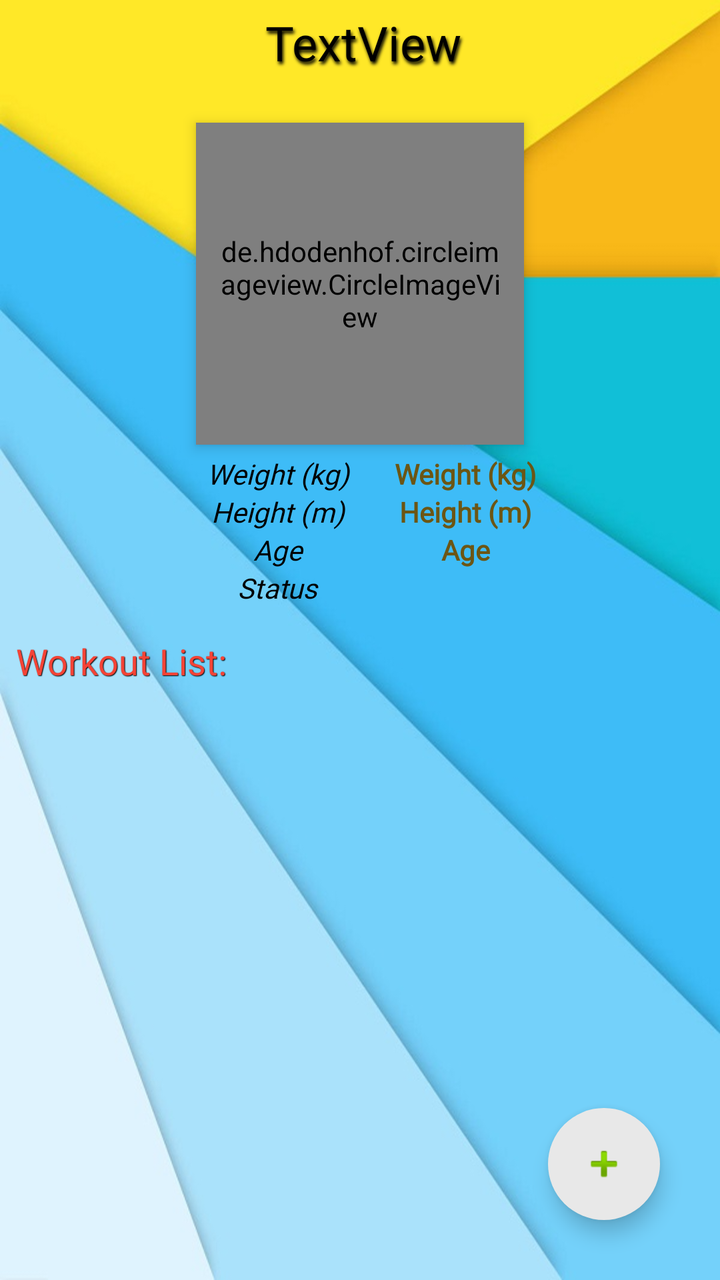
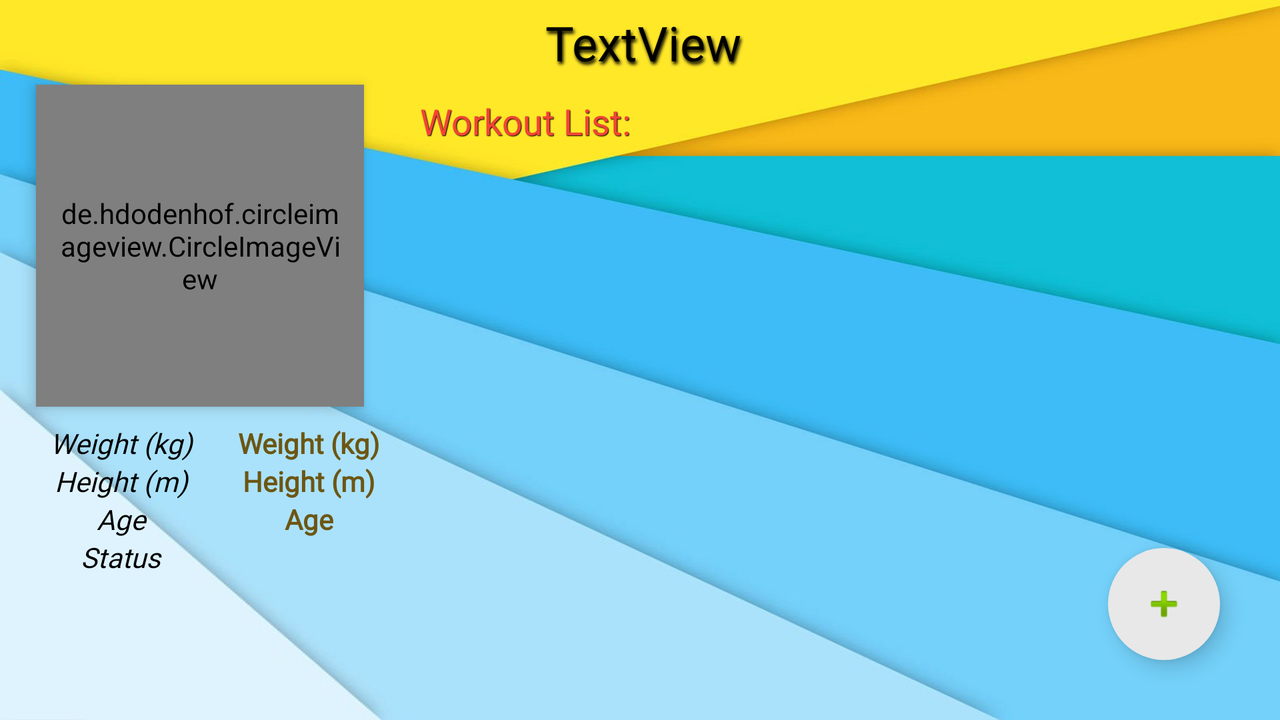

The same Android screen from two of the app's own layout files: first res/layout/ as a phone draws it, then the repository's variant for another configuration, drawn on a device whose configuration selects that folder. Both files follow.
<!-- AndroidManifest.xml: application theme AppTheme -->
<!-- res/layout/activity_client_details.xml -->
<?xml version="1.0" encoding="utf-8"?>
<RelativeLayout xmlns:android="http://schemas.android.com/apk/res/android"
    xmlns:app="http://schemas.android.com/apk/res-auto"
    xmlns:tools="http://schemas.android.com/tools"
    android:layout_width="match_parent"
    android:layout_height="match_parent"
    android:background="@drawable/background_texture_3"
    android:gravity="center_horizontal"
    tools:context=".Activities.ClientDetailsActivity">


    <LinearLayout
            android:layout_width="match_parent"
            android:layout_height="wrap_content"
            android:orientation="vertical" />


        <de.hdodenhof.circleimageview.CircleImageView
            android:id="@+id/detailProfileImage"
            android:layout_width="164dp"
            android:layout_height="161dp"
            android:layout_below="@+id/detailName"
            android:layout_centerHorizontal="true"
            android:layout_marginTop="24dp"
            android:background="@drawable/background_texture_3"
            android:elevation="4dp"
            android:paddingHorizontal="10dp"
            android:paddingVertical="5dp"
            android:src="@drawable/blank_profile_picture"
            app:civ_border_color="#272727"
            tools:layout_conversion_absoluteHeight="214dp"
            tools:layout_conversion_absoluteWidth="309dp"
            tools:layout_editor_absoluteX="59dp"
            tools:layout_editor_absoluteY="32dp" />

        <TextView
            android:id="@+id/detailName"
            android:layout_width="412dp"
            android:layout_height="wrap_content"
            android:layout_alignParentStart="true"
            android:layout_alignParentTop="true"
            android:layout_alignParentEnd="true"
            android:layout_centerHorizontal="true"
            android:layout_marginStart="1dp"
            android:layout_marginTop="5dp"
            android:layout_marginEnd="-2dp"
            android:fontFamily="@font/comfortaa_light"
            android:gravity="center_horizontal"
            android:shadowColor="@color/black"
            android:shadowDx="2"
            android:shadowDy="4"
            android:shadowRadius="4"
            android:text="TextView"
            android:textAllCaps="false"
            android:textColor="#000000"
            android:textSize="24sp"
            app:layout_constraintEnd_toEndOf="parent"
            app:layout_constraintStart_toStartOf="parent"
            app:layout_constraintVertical_bias="0.808"
            tools:layout_conversion_absoluteHeight="33dp"
            tools:layout_conversion_absoluteWidth="105dp"
            tools:layout_editor_absoluteX="153dp"
            tools:layout_editor_absoluteY="246dp" />

        <LinearLayout
            android:id="@+id/LinearLayout"
            android:layout_width="match_parent"
            android:layout_height="wrap_content"
            android:layout_below="@+id/detailProfileImage"
            android:layout_alignParentStart="true"
            android:layout_alignParentEnd="true"
            android:layout_centerHorizontal="true"
            android:layout_marginStart="4dp"
            android:layout_marginTop="5dp"
            android:layout_marginEnd="-3dp"
            android:gravity="center_horizontal"
            android:orientation="horizontal">

            <LinearLayout
                android:layout_width="99dp"
                android:layout_height="match_parent"
                android:orientation="vertical">

                <TextView
                    android:id="@+id/preWeightID"
                    android:layout_width="match_parent"
                    android:layout_height="wrap_content"
                    android:fontFamily="@font/comfortaa_light"
                    android:gravity="center"
                    android:text="TextView"
                    android:textColor="#000000"
                    android:textSize="14sp"
                    android:textStyle="italic"
                    tools:layout_conversion_absoluteHeight="31dp"
                    tools:layout_conversion_absoluteWidth="60dp"
                    tools:layout_editor_absoluteX="155dp"
                    tools:layout_editor_absoluteY="279dp"
                    tools:text="@string/add_client_weight" />

                <TextView
                    android:id="@+id/preHeightID"
                    android:layout_width="match_parent"
                    android:layout_height="wrap_content"
                    android:fontFamily="@font/comfortaa_light"
                    android:gravity="center"
                    android:text="TextView"
                    android:textColor="#000000"
                    android:textSize="14sp"
                    android:textStyle="italic"
                    tools:layout_conversion_absoluteHeight="31dp"
                    tools:layout_conversion_absoluteWidth="60dp"
                    tools:layout_editor_absoluteX="155dp"
                    tools:layout_editor_absoluteY="340dp"
                    tools:text="@string/add_client_height" />

                <TextView
                    android:id="@+id/preAgeID"
                    android:layout_width="match_parent"
                    android:layout_height="wrap_content"
                    android:fontFamily="@font/comfortaa_light"
                    android:gravity="center"
                    android:text="TextView"
                    android:textColor="#000000"
                    android:textSize="14sp"
                    android:textStyle="italic"
                    tools:layout_conversion_absoluteHeight="30dp"
                    tools:layout_conversion_absoluteWidth="60dp"
                    tools:layout_editor_absoluteX="155dp"
                    tools:layout_editor_absoluteY="310dp"
                    tools:text="@string/add_client_age" />

                <TextView
                    android:id="@+id/preStatus"
                    android:layout_width="match_parent"
                    android:layout_height="wrap_content"
                    android:fontFamily="@font/comfortaa_light"
                    android:text="TextView"
                    android:textAlignment="center"
                    android:textColor="#000000"
                    android:textStyle="italic"
                    tools:text="@string/update_client_status" />
            </LinearLayout>

            <LinearLayout
                android:layout_width="89dp"
                android:layout_height="match_parent"
                android:orientation="vertical">

                <TextView
                    android:id="@+id/detailWeight"
                    android:layout_width="match_parent"
                    android:layout_height="wrap_content"
                    android:fontFamily="@font/comfortaa_light"
                    android:gravity="center"
                    android:text="TextView"
                    android:textColor="#6C5614"
                    android:textSize="14sp"
                    android:textStyle="bold"
                    tools:layout_conversion_absoluteHeight="31dp"
                    tools:layout_conversion_absoluteWidth="40dp"
                    tools:layout_editor_absoluteX="216dp"
                    tools:layout_editor_absoluteY="279dp"
                    tools:text="@string/add_client_weight" />

                <TextView
                    android:id="@+id/detailHeight"
                    android:layout_width="match_parent"
                    android:layout_height="wrap_content"
                    android:fontFamily="@font/comfortaa_light"
                    android:text="@string/add_client_height"
                    android:textAlignment="center"
                    android:textColor="#6C5614"
                    android:textSize="14sp"
                    android:textStyle="bold" />

                <TextView
                    android:id="@+id/detailAge"
                    android:layout_width="match_parent"
                    android:layout_height="wrap_content"
                    android:fontFamily="@font/comfortaa_light"
                    android:gravity="center"
                    android:text="TextView"
                    android:textColor="#6C5614"
                    android:textSize="14sp"
                    android:textStyle="bold"
                    tools:layout_conversion_absoluteHeight="31dp"
                    tools:layout_conversion_absoluteWidth="40dp"
                    tools:layout_editor_absoluteX="216dp"
                    tools:layout_editor_absoluteY="310dp"
                    tools:text="@string/add_client_age" />

                <TextView
                    android:id="@+id/detailStatus"
                    android:layout_width="match_parent"
                    android:layout_height="wrap_content"
                    android:fontFamily="@font/comfortaa_light"
                    android:textAlignment="center"
                    android:textColor="#6C5614"
                    android:textSize="14sp"
                    android:textStyle="bold" />

            </LinearLayout>

        </LinearLayout>

        <LinearLayout
            android:layout_width="wrap_content"
            android:layout_height="405dp"
            android:layout_below="@+id/LinearLayout"
            android:layout_alignParentStart="true"
            android:layout_alignParentEnd="true"
            android:layout_marginStart="3dp"
            android:layout_marginTop="15dp"
            android:layout_marginEnd="0dp"
            android:layout_marginBottom="0dp"
            android:gravity="top"
            android:orientation="vertical">

            <TextView
                android:id="@+id/textView"
                android:layout_width="match_parent"
                android:layout_height="wrap_content"
                android:fontFamily="@font/comfortaa_light"
                android:paddingLeft="5dp"
                android:shadowColor="@color/black"
                android:shadowDx="1"
                android:shadowDy="1"
                android:shadowRadius="0.5"
                android:text="@string/Workouts"
                android:textColor="#F44336"
                android:textSize="18sp" />

            <ListView
                android:id="@+id/workoutList"
                android:layout_width="match_parent"
                android:layout_height="match_parent"
                android:layout_marginTop="52dp"
                android:layout_marginBottom="0dp"
                android:cacheColorHint="#FFFFFF">

            </ListView>

        </LinearLayout>

        <com.google.android.material.floatingactionbutton.FloatingActionButton
            android:id="@+id/add_workout"
            android:layout_width="wrap_content"
            android:layout_height="wrap_content"
            android:layout_alignParentEnd="true"
            android:layout_alignParentBottom="true"
            android:layout_marginStart="30dp"
            android:layout_marginTop="30dp"
            android:layout_marginEnd="30dp"
            android:layout_marginBottom="30dp"
            android:backgroundTint="@color/gray"
            android:src="@android:drawable/ic_input_add"
            app:borderWidth="0dp" />

        <Button
            android:id="@+id/clientEditButton"
            android:layout_width="20dp"
            android:layout_height="22dp"
            android:layout_below="@+id/detailName"
            android:layout_alignParentStart="true"
            android:layout_marginStart="81dp"
            android:layout_marginTop="26dp"
            android:layout_marginEnd="22dp"
            android:layout_toStartOf="@+id/detailProfileImage"
            android:background="@drawable/edit" />



</RelativeLayout>
<!-- resources referenced by this layout -->
<resources>
  <color name="black">#000000</color>
  <color name="gray">#E8E8E8</color>
  <!-- drawable background_texture_3: jpg bitmap (drawable, 39087 bytes) -->
  <string name="Workouts">Workout List:</string>
  <string name="add_client_age">Age</string>
  <string name="add_client_height">Height (m)</string>
  <string name="add_client_weight">Weight (kg)</string>
  <string name="update_client_status" translatable="false">Status</string>
  <style name="AppTheme" parent="Theme.AppCompat.Light.DarkActionBar">
          
          <item name="colorPrimary">#FAC01E</item>
          <item name="colorPrimaryDark">#C3630F</item>
          <item name="colorAccent">#283F3B</item>
      </style>
</resources>
<!-- res/layout-land/activity_client_details.xml (the repository's variant of the layout above) -->
<!-- drawn on the phone turned sideways -->
<?xml version="1.0" encoding="utf-8"?>
<RelativeLayout xmlns:android="http://schemas.android.com/apk/res/android"
    xmlns:app="http://schemas.android.com/apk/res-auto"
    xmlns:tools="http://schemas.android.com/tools"
    android:layout_width="match_parent"
    android:layout_height="match_parent"
    android:background="@drawable/background_texture_3"
    android:gravity="center_horizontal"
    tools:context=".Activities.ClientDetailsActivity">

    <de.hdodenhof.circleimageview.CircleImageView
        android:id="@+id/detailProfileImage"
        android:layout_width="164dp"
        android:layout_height="161dp"
        android:layout_below="@+id/detailName"
        android:layout_alignParentStart="true"
        android:layout_marginStart="18dp"
        android:layout_marginTop="5dp"
        android:background="@drawable/background_texture_3"
        android:elevation="4dp"
        android:paddingHorizontal="10dp"
        android:paddingVertical="5dp"
        android:src="@drawable/blank_profile_picture"
        app:civ_border_color="#272727"
        tools:layout_conversion_absoluteHeight="214dp"
        tools:layout_conversion_absoluteWidth="309dp"
        tools:layout_editor_absoluteX="59dp"
        tools:layout_editor_absoluteY="32dp" />

    <TextView
        android:id="@+id/detailName"
        android:layout_width="412dp"
        android:layout_height="wrap_content"
        android:layout_alignParentStart="true"
        android:layout_alignParentTop="true"
        android:layout_alignParentEnd="true"
        android:layout_centerHorizontal="true"
        android:layout_marginStart="1dp"
        android:layout_marginTop="5dp"
        android:layout_marginEnd="-2dp"
        android:fontFamily="@font/comfortaa_light"
        android:gravity="center_horizontal"
        android:shadowColor="@color/black"
        android:shadowDx="2"
        android:shadowDy="4"
        android:shadowRadius="4"
        android:text="TextView"
        android:textAllCaps="false"
        android:textColor="#000000"
        android:textSize="24sp"
        app:layout_constraintEnd_toEndOf="parent"
        app:layout_constraintStart_toStartOf="parent"
        app:layout_constraintVertical_bias="0.808"
        tools:layout_conversion_absoluteHeight="33dp"
        tools:layout_conversion_absoluteWidth="105dp"
        tools:layout_editor_absoluteX="153dp"
        tools:layout_editor_absoluteY="246dp" />

    <LinearLayout
        android:id="@+id/LinearLayout"
        android:layout_width="198dp"
        android:layout_height="wrap_content"
        android:layout_alignParentStart="true"
        android:layout_alignParentTop="true"
        android:layout_centerVertical="true"
        android:layout_marginStart="6dp"
        android:layout_marginTop="212dp"
        android:gravity="center_horizontal"
        android:orientation="horizontal">

        <LinearLayout
            android:layout_width="99dp"
            android:layout_height="match_parent"
            android:orientation="vertical">

            <TextView
                android:id="@+id/preWeightID"
                android:layout_width="match_parent"
                android:layout_height="wrap_content"
                android:fontFamily="@font/comfortaa_light"
                android:gravity="center"
                android:text="TextView"
                android:textColor="#000000"
                android:textSize="14sp"
                android:textStyle="italic"
                tools:layout_conversion_absoluteHeight="31dp"
                tools:layout_conversion_absoluteWidth="60dp"
                tools:layout_editor_absoluteX="155dp"
                tools:layout_editor_absoluteY="279dp"
                tools:text="@string/add_client_weight" />

            <TextView
                android:id="@+id/preHeightID"
                android:layout_width="match_parent"
                android:layout_height="wrap_content"
                android:fontFamily="@font/comfortaa_light"
                android:gravity="center"
                android:text="TextView"
                android:textColor="#000000"
                android:textSize="14sp"
                android:textStyle="italic"
                tools:layout_conversion_absoluteHeight="31dp"
                tools:layout_conversion_absoluteWidth="60dp"
                tools:layout_editor_absoluteX="155dp"
                tools:layout_editor_absoluteY="340dp"
                tools:text="@string/add_client_height" />

            <TextView
                android:id="@+id/preAgeID"
                android:layout_width="match_parent"
                android:layout_height="wrap_content"
                android:fontFamily="@font/comfortaa_light"
                android:gravity="center"
                android:text="TextView"
                android:textColor="#000000"
                android:textSize="14sp"
                android:textStyle="italic"
                tools:layout_conversion_absoluteHeight="30dp"
                tools:layout_conversion_absoluteWidth="60dp"
                tools:layout_editor_absoluteX="155dp"
                tools:layout_editor_absoluteY="310dp"
                tools:text="@string/add_client_age" />

            <TextView
                android:id="@+id/preStatus"
                android:layout_width="match_parent"
                android:layout_height="wrap_content"
                android:fontFamily="@font/comfortaa_light"
                android:text="TextView"
                android:textAlignment="center"
                android:textColor="#000000"
                android:textStyle="italic"
                tools:text="@string/update_client_status" />
        </LinearLayout>

        <LinearLayout
            android:layout_width="89dp"
            android:layout_height="match_parent"
            android:orientation="vertical">

            <TextView
                android:id="@+id/detailWeight"
                android:layout_width="match_parent"
                android:layout_height="wrap_content"
                android:fontFamily="@font/comfortaa_light"
                android:gravity="center"
                android:text="TextView"
                android:textColor="#6C5614"
                android:textSize="14sp"
                android:textStyle="bold"
                tools:layout_conversion_absoluteHeight="31dp"
                tools:layout_conversion_absoluteWidth="40dp"
                tools:layout_editor_absoluteX="216dp"
                tools:layout_editor_absoluteY="279dp"
                tools:text="@string/add_client_weight" />

            <TextView
                android:id="@+id/detailHeight"
                android:layout_width="match_parent"
                android:layout_height="wrap_content"
                android:fontFamily="@font/comfortaa_light"
                android:text="@string/add_client_height"
                android:textAlignment="center"
                android:textColor="#6C5614"
                android:textSize="14sp"
                android:textStyle="bold" />

            <TextView
                android:id="@+id/detailAge"
                android:layout_width="match_parent"
                android:layout_height="wrap_content"
                android:fontFamily="@font/comfortaa_light"
                android:gravity="center"
                android:text="TextView"
                android:textColor="#6C5614"
                android:textSize="14sp"
                android:textStyle="bold"
                tools:layout_conversion_absoluteHeight="31dp"
                tools:layout_conversion_absoluteWidth="40dp"
                tools:layout_editor_absoluteX="216dp"
                tools:layout_editor_absoluteY="310dp"
                tools:text="@string/add_client_age" />

            <TextView
                android:id="@+id/detailStatus"
                android:layout_width="match_parent"
                android:layout_height="wrap_content"
                android:fontFamily="@font/comfortaa_light"
                android:textAlignment="center"
                android:textColor="#6C5614"
                android:textSize="14sp"
                android:textStyle="bold" />

        </LinearLayout>

    </LinearLayout>

    <LinearLayout
        android:layout_width="484dp"
        android:layout_height="303dp"
        android:layout_below="@+id/LinearLayout"
        android:layout_alignParentEnd="true"
        android:layout_alignParentBottom="true"
        android:layout_centerVertical="true"
        android:layout_marginStart="23dp"
        android:layout_marginTop="-240dp"
        android:layout_marginEnd="42dp"
        android:layout_marginBottom="64dp"
        android:layout_toEndOf="@+id/detailProfileImage"
        android:gravity="top"
        android:orientation="vertical">

        <TextView
            android:id="@+id/textView"
            android:layout_width="480dp"
            android:layout_height="41dp"
            android:fontFamily="@font/comfortaa_light"
            android:paddingLeft="5dp"
            android:shadowColor="@color/black"
            android:shadowDx="1"
            android:shadowDy="1"
            android:shadowRadius="0.5"
            android:text="@string/Workouts"
            android:textColor="#F44336"
            android:textSize="18sp" />

        <ListView
            android:id="@+id/workoutList"
            android:layout_width="480dp"
            android:layout_height="340dp"
            android:layout_marginTop="0dp"
            android:layout_marginBottom="0dp"
            android:cacheColorHint="#FFFFFF">

        </ListView>

    </LinearLayout>

    <com.google.android.material.floatingactionbutton.FloatingActionButton
        android:id="@+id/add_workout"
        android:layout_width="wrap_content"
        android:layout_height="wrap_content"
        android:layout_alignParentEnd="true"
        android:layout_alignParentBottom="true"
        android:layout_marginStart="30dp"
        android:layout_marginTop="30dp"
        android:layout_marginEnd="30dp"
        android:layout_marginBottom="30dp"
        android:backgroundTint="@color/gray"
        android:src="@android:drawable/ic_input_add"
        app:borderWidth="0dp" />

    <Button
        android:id="@+id/clientEditButton"
        android:layout_width="24dp"
        android:layout_height="21dp"
        android:layout_alignParentStart="true"
        android:layout_alignParentTop="true"
        android:layout_marginStart="20dp"
        android:layout_marginTop="21dp"
        android:background="@drawable/edit" />

</RelativeLayout>
